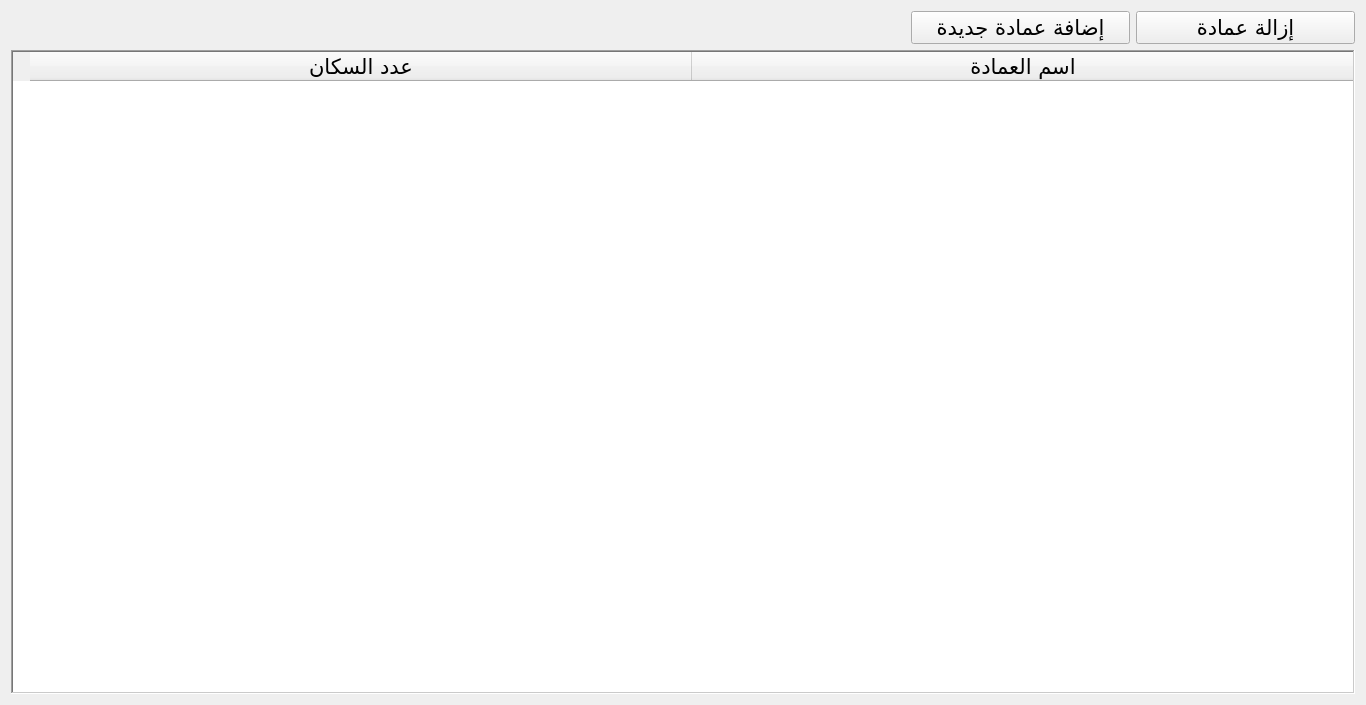
<?xml version="1.0" encoding="UTF-8"?>
<ui version="4.0">
 <class>Deanships</class>
 <widget class="QWidget" name="Deanships">
  <property name="windowModality">
   <enum>Qt::WindowModal</enum>
  </property>
  <property name="geometry">
   <rect>
    <x>0</x>
    <y>0</y>
    <width>1366</width>
    <height>705</height>
   </rect>
  </property>
  <property name="baseSize">
   <size>
    <width>1366</width>
    <height>705</height>
   </size>
  </property>
  <property name="font">
   <font>
    <family>Arabic Typesetting</family>
    <pointsize>16</pointsize>
   </font>
  </property>
  <property name="windowTitle">
   <string>العمادات</string>
  </property>
  <property name="windowIcon">
   <iconset resource="../qrc_source/source.qrc">
    <normaloff>:/MainIcon/Image/pngtree-beautiful-wheat-glyph-vector-icon-png-image_2003301.jpg</normaloff>:/MainIcon/Image/pngtree-beautiful-wheat-glyph-vector-icon-png-image_2003301.jpg</iconset>
  </property>
  <property name="layoutDirection">
   <enum>Qt::RightToLeft</enum>
  </property>
  <property name="locale">
   <locale language="Arabic" country="Tunisia"/>
  </property>
  <layout class="QGridLayout" name="gridLayout_5">
   <item row="1" column="1" colspan="6">
    <widget class="QTableWidget" name="dataTable">
     <property name="font">
      <font>
       <family>Arabic Typesetting</family>
       <pointsize>16</pointsize>
      </font>
     </property>
     <property name="layoutDirection">
      <enum>Qt::RightToLeft</enum>
     </property>
     <property name="locale">
      <locale language="Arabic" country="Tunisia"/>
     </property>
     <property name="frameShape">
      <enum>QFrame::WinPanel</enum>
     </property>
     <property name="horizontalScrollBarPolicy">
      <enum>Qt::ScrollBarAlwaysOff</enum>
     </property>
     <property name="editTriggers">
      <set>QAbstractItemView::NoEditTriggers</set>
     </property>
     <property name="tabKeyNavigation">
      <bool>true</bool>
     </property>
     <property name="showDropIndicator" stdset="0">
      <bool>false</bool>
     </property>
     <property name="dragDropOverwriteMode">
      <bool>false</bool>
     </property>
     <property name="alternatingRowColors">
      <bool>true</bool>
     </property>
     <property name="selectionMode">
      <enum>QAbstractItemView::SingleSelection</enum>
     </property>
     <property name="selectionBehavior">
      <enum>QAbstractItemView::SelectRows</enum>
     </property>
     <property name="textElideMode">
      <enum>Qt::ElideMiddle</enum>
     </property>
     <property name="sortingEnabled">
      <bool>true</bool>
     </property>
     <property name="cornerButtonEnabled">
      <bool>false</bool>
     </property>
     <attribute name="horizontalHeaderDefaultSectionSize">
      <number>662</number>
     </attribute>
     <attribute name="horizontalHeaderHighlightSections">
      <bool>false</bool>
     </attribute>
     <column>
      <property name="text">
       <string>اسم العمادة</string>
      </property>
     </column>
     <column>
      <property name="text">
       <string>عدد السكان</string>
      </property>
     </column>
    </widget>
   </item>
   <item row="0" column="5">
    <layout class="QGridLayout" name="gridLayout"/>
   </item>
   <item row="0" column="2">
    <widget class="QPushButton" name="addNewDeanship">
     <property name="text">
      <string>إضافة عمادة جديدة</string>
     </property>
    </widget>
   </item>
   <item row="0" column="3">
    <layout class="QGridLayout" name="gridLayout_3"/>
   </item>
   <item row="0" column="4">
    <layout class="QGridLayout" name="gridLayout_2"/>
   </item>
   <item row="0" column="1">
    <widget class="QPushButton" name="removeDeanship">
     <property name="text">
      <string>إزالة عمادة</string>
     </property>
    </widget>
   </item>
   <item row="0" column="6">
    <layout class="QGridLayout" name="gridLayout_4"/>
   </item>
  </layout>
 </widget>
 <resources>
  <include location="../qrc_source/source.qrc"/>
 </resources>
 <connections/>
</ui>
